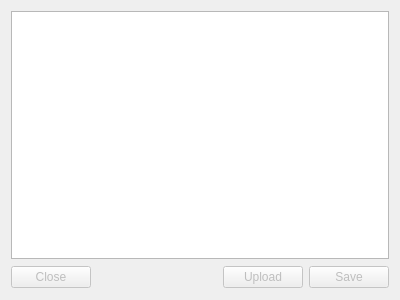
<?xml version="1.0" encoding="UTF-8"?>
<ui version="4.0">
 <class>FileWidget</class>
 <widget class="QWidget" name="FileWidget">
  <property name="geometry">
   <rect>
    <x>0</x>
    <y>0</y>
    <width>400</width>
    <height>300</height>
   </rect>
  </property>
  <property name="windowTitle">
   <string>Form</string>
  </property>
  <layout class="QGridLayout" name="gridLayout">
   <item row="0" column="0" colspan="4">
    <widget class="QPlainTextEdit" name="input"/>
   </item>
   <item row="1" column="0">
    <widget class="QPushButton" name="button_close">
     <property name="enabled">
      <bool>false</bool>
     </property>
     <property name="text">
      <string>Close</string>
     </property>
     <property name="shortcut">
      <string>Ctrl+W</string>
     </property>
    </widget>
   </item>
   <item row="1" column="1">
    <spacer name="spacer">
     <property name="orientation">
      <enum>Qt::Horizontal</enum>
     </property>
     <property name="sizeHint" stdset="0">
      <size>
       <width>197</width>
       <height>24</height>
      </size>
     </property>
    </spacer>
   </item>
   <item row="1" column="3">
    <widget class="QPushButton" name="button_save">
     <property name="enabled">
      <bool>false</bool>
     </property>
     <property name="text">
      <string>Save</string>
     </property>
     <property name="shortcut">
      <string>Ctrl+S</string>
     </property>
    </widget>
   </item>
   <item row="1" column="2">
    <widget class="QPushButton" name="button_save_2">
     <property name="enabled">
      <bool>false</bool>
     </property>
     <property name="text">
      <string>Upload</string>
     </property>
     <property name="shortcut">
      <string>Ctrl+S</string>
     </property>
    </widget>
   </item>
  </layout>
 </widget>
 <resources/>
 <connections/>
</ui>
